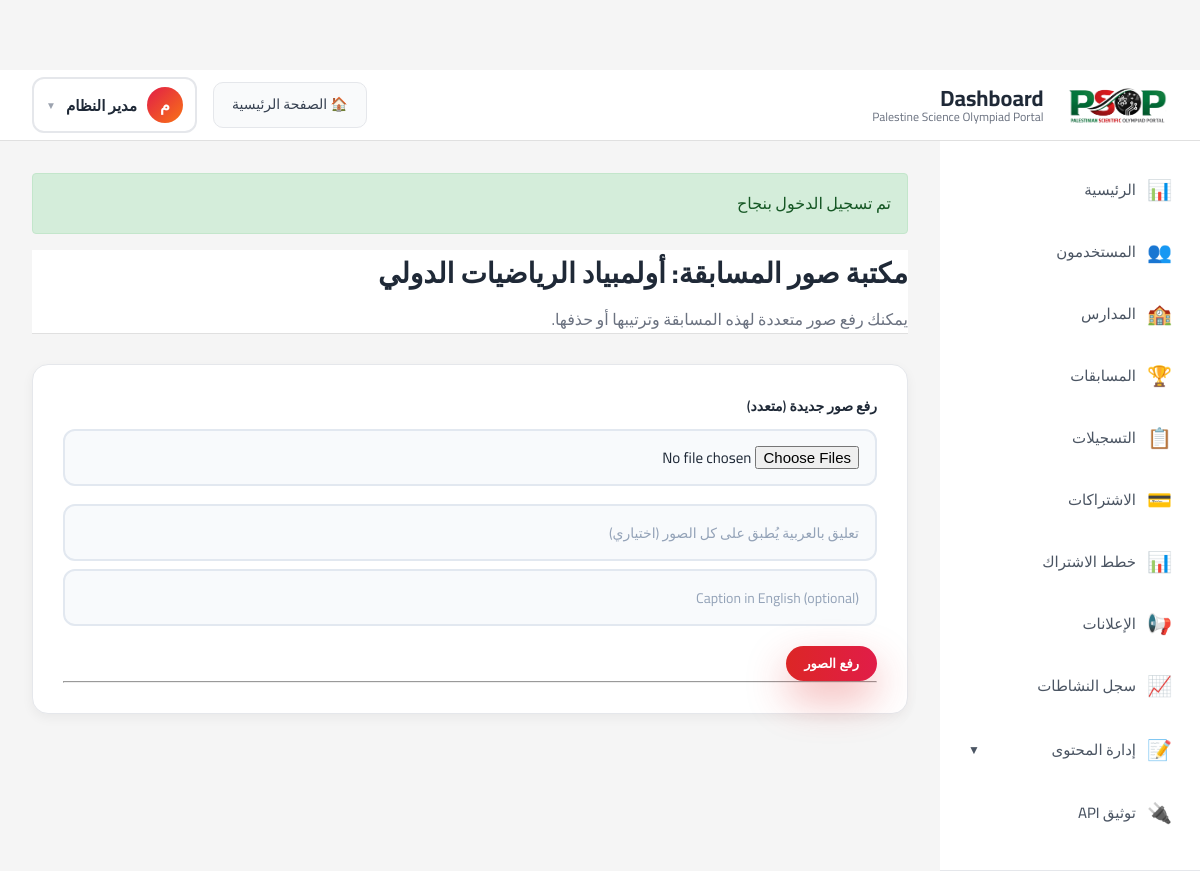
The app's page /public/admin/competitions/1/images (signed in) with its own data.
### tables this page shows
CREATE TABLE users (
    id INT AUTO_INCREMENT PRIMARY KEY,
    name VARCHAR(255) NOT NULL,
    email VARCHAR(255) NOT NULL UNIQUE,
    password_hash VARCHAR(255) NOT NULL,
    phone VARCHAR(20),
    type ENUM('student', 'school_coordinator', 'trainer', 'admin', 'competition_manager') NOT NULL,
    status ENUM('active', 'inactive', 'pending', 'suspended') DEFAULT 'active',
    created_at DATETIME NOT NULL,
    updated_at DATETIME NOT NULL,
    INDEX idx_email (email),
    INDEX idx_type (type),
    INDEX idx_status (status)
);

CREATE TABLE competitions (
    id INT AUTO_INCREMENT PRIMARY KEY,
    name_ar VARCHAR(255) NOT NULL,
    name_en VARCHAR(255) NOT NULL,
    code VARCHAR(50) NOT NULL UNIQUE,
    category ENUM('mathematics', 'informatics', 'physics', 'chemistry', 'biology', 'ai', 'cybersecurity', 'other') NOT NULL,
    description_ar TEXT,
    description_en TEXT,
    long_description_ar MEDIUMTEXT,
    long_description_en MEDIUMTEXT,
    is_active TINYINT(1) DEFAULT 1,
    created_at DATETIME NOT NULL,
    updated_at DATETIME NOT NULL,
    INDEX idx_code (code),
    INDEX idx_category (category),
    INDEX idx_is_active (is_active)
);

### views/admin/competitions/images.php (the view, shortened to what the rows shown need)
<div class="dashboard-header" style="margin-bottom: 30px;">
    <h1 style="color: var(--text-main); font-size: 28px; margin-bottom: 8px;">
        مكتبة صور المسابقة: <?= $this->e($competition['name_ar']) ?>
    </h1>
    <p style="color: var(--text-muted);">
        يمكنك رفع صور متعددة لهذه المسابقة وترتيبها أو حذفها.
    </p>
</div>
<div class="card" style="background: white; border-radius: 16px; box-shadow: 0 4px 12px rgba(0,0,0,0.05); padding: 30px; max-width: 900px;">
    <form method="POST" action="<?= $this->url('/admin/competitions/' . $competition['id'] . '/images/upload') ?>" enctype="multipart/form-data">
        <div class="form-group">
            <label style="font-weight:600; color:var(--text-main);">رفع صور جديدة (متعدد)</label>
            <input type="file" name="images[]" accept="image/*" multiple required id="multi-images-input" style="margin-bottom:10px;">
            <input type="text" name="caption_ar" placeholder="تعليق بالعربية يُطبق على كل الصور (اختياري)" style="width:100%;margin-bottom:8px;">
            <input type="text" name="caption_en" placeholder="Caption in English (optional)" style="width:100%;">
        </div>
        <button type="submit" class="btn btn-primary">رفع الصور</button>
    </form>
    <hr>
</div>

### views/layouts/dashboard.php (shortened to what the rows shown need)
<!DOCTYPE html>
<html lang="ar" dir="rtl">
<head>
    <link rel="stylesheet" href="<?= $this->asset('css/style.css') ?>">
</head>
<body class="dashboard-body">
    <header class="dashboard-header">
        <div class="dashboard-top-bar">
            <div class="dashboard-left">
                <div class="dashboard-brand">
                    <?php if (!empty($site_settings['site_logo'])): ?>
                        <img src="<?= $this->url($site_settings['site_logo']) ?>"
                             alt="Logo"
                             style="max-height: 40px; margin-left: 10px;">
                    <?php else: ?>
                        <div class="dashboard-icon">
                            <div class="dashboard-icon-inner"></div>
                        </div>
                    <?php endif; ?>
                    <div class="dashboard-title-box">
                        <h1 class="dashboard-title">Dashboard</h1>
                        <p class="dashboard-subtitle"><?= $this->e($site_settings['site_name_en'] ?? 'PSOP') ?></p>
                    </div>
                </div>
            </div>
            <div class="dashboard-right">
                <a href="<?= $this->url('/') ?>" class="home-link">🏠 الصفحة الرئيسية</a>
                <?php if (isset($user)): ?>
                    <div class="user-profile-box">
                        <button class="user-profile-btn" id="userProfileBtn">
                            <span class="user-avatar-circle"><?= mb_substr($this->e($user['name']), 0, 1) ?></span>
                            <span class="user-display-name"><?= $this->e($user['name']) ?></span>
                            <span class="arrow-down">▼</span>
                        </button>
                    </div>
                <?php endif; ?>
            </div>
        </div>
    </header>
    <div class="dashboard-layout">
        <aside class="sidebar">
            <ul class="sidebar-menu">
                <li><a href="<?= $this->url('/dashboard') ?>"><span>📊</span> الرئيسية</a></li>
                <?php if (isset($user) && in_array($user['type'], ['admin', 'competition_manager'])): ?>
                    <li><a href="<?= $this->url('/admin/users') ?>"><span>👥</span> المستخدمون</a></li>
                    <li><a href="<?= $this->url('/admin/schools') ?>"><span>🏫</span> المدارس</a></li>
                    <li><a href="<?= $this->url('/admin/competitions') ?>"><span>🏆</span> المسابقات</a></li>
                    <li><a href="<?= $this->url('/admin/registrations') ?>"><span>📋</span> التسجيلات</a></li>
                    <li><a href="<?= $this->url('/admin/subscriptions') ?>"><span>💳</span> الاشتراكات</a></li>
                    <li><a href="<?= $this->url('/admin/subscriptions/plans') ?>"><span>📊</span> خطط الاشتراك</a></li>
                    <li><a href="<?= $this->url('/admin/announcements') ?>"><span>📢</span> الإعلانات</a></li>
                    <li><a href="<?= $this->url('/admin/activity-logs') ?>"><span>📈</span> سجل النشاطات</a></li>
                    <li class="sidebar-dropdown">
                        <button class="sidebar-dropdown-toggle" onclick="toggleContentMenu(event)">
                            <span class="dropdown-content">
                                <span class="dropdown-icon">📝</span>
                                <span>إدارة المحتوى</span>
                            </span>
                            <span class="dropdown-arrow">▼</span>
                        </button>
                    </li>
                    <li><a href="<?= $this->url('/api/docs') ?>" target="_blank"><span>🔌</span> توثيق API</a></li>
                <?php endif; ?>
            </ul>
        </aside>
        <main class="dashboard-content">
            <?php if (isset($_SESSION['flash'])): ?>
                <?php foreach ($_SESSION['flash'] as $type => $message): ?>
                    <div class="alert alert-<?= $type ?>">
                        <?= $this->e($message) ?>
                    </div>
                <?php endforeach; ?>
            <?php endif; ?>
            <?= $viewContent ?>
        </main>
    </div>
</body>
</html>

### src/Core/Router.php (shortened to what the rows shown need)
<?php
class Router
{
    private array $routes = [];
    private array $config;
    public function __construct(array $config)
    {
        $this->config = $config;
    }
    private function addRoute(string $method, string $path, string $controller, string $action): void
    {
        $this->routes[] = [
            'method' => $method,
            'path' => $path,
            'controller' => $controller,
            'action' => $action,
            'pattern' => $this->convertPathToPattern($path),
        ];
    }
    private function convertPathToPattern(string $path): string
    {
        $pattern = preg_quote($path, '#');
        $pattern = preg_replace('/\\\{(\w+)\\\}/', '(?P<$1>[^/]+)', $pattern);
        return '#^' . $pattern . '$#';
    }
    public function dispatch(string $requestMethod, string $requestUri): void
    {
        $uri = parse_url($requestUri, PHP_URL_PATH);
        $basePath = parse_url($this->config['app']['base_url'], PHP_URL_PATH) ?? '';
        $basePath = rtrim($basePath, '/');
        if (!empty($basePath) && strpos($uri, $basePath) === 0) {
            $uri = substr($uri, strlen($basePath));
        }
        foreach ($this->routes as $route) {
            if (($route['method'] === $requestMethod || $route['method'] === 'ANY')
                && preg_match($route['pattern'], $uri, $matches)) {
                $params = array_filter($matches, 'is_string', ARRAY_FILTER_USE_KEY);
                $controller = new $controllerClass($this->config);
                $action = $route['action'];
                $args = array_values($params);
                call_user_func_array([$controller, $action], $args);
                return;
            }
        }
    }
}

### records on screen
users: name "م", name "مدير النظام", type "admin" (drawn)
competitions: name_ar "أولمبياد الرياضيات الدولي"

### other values on screen
$this->e($site_settings['site_name_en'] ?? 'PSOP') "Palestine Science Olympiad Portal"
$this->e($message) "تم تسجيل الدخول بنجاح"
